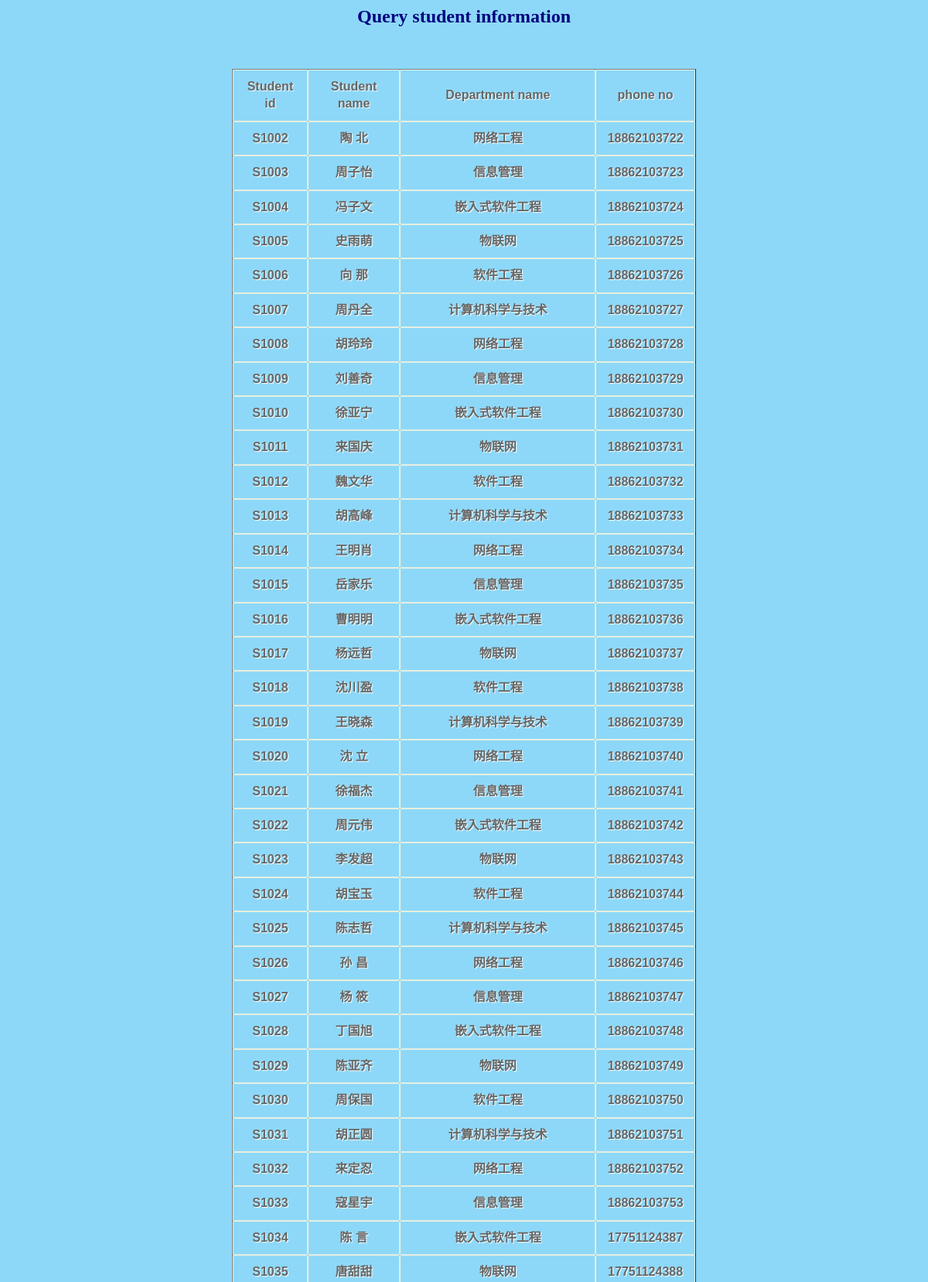
The page /admin_stu_sel (signed in, upper part) on the database its author committed.
### tables this page shows
CREATE TABLE "student" (
	 "sno" varchar(20,0) NOT NULL,
	 "sname" varchar(20,0) NOT NULL,
	 "ssex" varchar(20,0) NOT NULL,
	 "sage" integer(3,0) NOT NULL,
	 "sdept" varchar(20,0) NOT NULL,
	 "sphone" varchar(20,0),
	PRIMARY KEY("sno")
);

### StuManager.py (the view)
@app.route('/admin_stu_sel')
def admin_stu_sel():
    if not session.get('role') or session['role'] != 'admin':
        error = "You are not logged in or you are not an administrator"
        return render_template("educational_management/login.html", error=error)
    cursor = get_db()
    query = "select * from student "
    print(query)
    student_result_set = cursor.execute(query)
    data = []
    for cou in student_result_set:
        info = []
        info.append(cou[0])
        info.append(cou[1])
        info.append(cou[4])
        info.append(cou[5])
        print(info)
        data.append(info)
    return render_template('educational_management/admin_stu_sel.html', student_data=data)

### StuManager.py (called while the page is built)
def connect_db():
    conn = sqlite3.connect(app.config['DATABASE'])
    conn.row_factory = sqlite3.Row
    return conn

def get_db():
    if not hasattr(g, 'sqlite_db'):  # 未连接数据库
        g.sqlite_db = connect_db()
    return g.sqlite_db

### templates/educational_management/admin_stu_sel.html (shortened to what this page needs)
<!DOCTYPE HTML PUBLIC "-//W3C//DTD HTML 4.01 Transitional//EN">
<html>
  <head>
    <link rel="stylesheet" href="{{ url_for('static',filename='css/style.css') }}">
  </head>
  <body bgcolor="#8dd8f8">
 <div align="center"><strong><font color="#000080" size="5" face="华文楷体">Query student information<br><br><br></font></strong></div>
       <table class="table1" border="1" width="600" align="center" cellspacing="0" cellpadding="0">
       <tr><td height="25">Student id</td>
                <td height="25">Student name</td>
                <td height="25">Department name</td>
                <td height="25">phone no</td>
            </tr>
         {% for cno, cname , cdept, cphone in student_data%}
            <tr><td height="25">{{ cno }}</td>
                <td height="25">{{ cname}}</td>
                <td height="25">{{ cdept }}</td>
                <td height="25">{{ cphone }}</td>
            </tr>
         {% endfor %}
        </table>
  </body>
</html>

### static/css/style.css (style rules this page uses)
table.table1 { font-family: "Trebuchet MS", sans-serif; font-size: 16px; font-weight: bold; line-height: 1.4em; font-style: normal; border-collapse:separate; }
.table1 tbody td { padding:10px; text-align:center; border: 1px solid #E7EFE0; -moz-border-radius:2px; -webkit-border-radius:2px; border-radius:2px; color:#666; text-shadow:1px 1px 1px #fff; }

### rows shown on the page
student: sno "S1002", sname "陶 北", sdept "网络工程", sphone "18862103722"
student: sno "S1003", sname "周子怡", sdept "信息管理", sphone "18862103723"
student: sno "S1004", sname "冯子文", sdept "嵌入式软件工程", sphone "18862103724"
student: sno "S1005", sname "史雨萌", sdept "物联网", sphone "18862103725"
student: sno "S1006", sname "向 那", sdept "软件工程", sphone "18862103726"
student: sno "S1007", sname "周丹全", sdept "计算机科学与技术", sphone "18862103727"
student: sno "S1008", sname "胡玲玲", sdept "网络工程", sphone "18862103728"
student: sno "S1009", sname "刘善奇", sdept "信息管理", sphone "18862103729"
student: sno "S1010", sname "徐亚宁", sdept "嵌入式软件工程", sphone "18862103730"
student: sno "S1011", sname "来国庆", sdept "物联网", sphone "18862103731"
student: sno "S1012", sname "魏文华", sdept "软件工程", sphone "18862103732"
student: sno "S1013", sname "胡高峰", sdept "计算机科学与技术", sphone "18862103733"
student: sno "S1014", sname "王明肖", sdept "网络工程", sphone "18862103734"
student: sno "S1015", sname "岳家乐", sdept "信息管理", sphone "18862103735"
student: sno "S1016", sname "曹明明", sdept "嵌入式软件工程", sphone "18862103736"
student: sno "S1017", sname "杨远哲", sdept "物联网", sphone "18862103737"
student: sno "S1018", sname "沈川盈", sdept "软件工程", sphone "18862103738"
student: sno "S1019", sname "王晓森", sdept "计算机科学与技术", sphone "18862103739"
student: sno "S1020", sname "沈 立", sdept "网络工程", sphone "18862103740"
student: sno "S1021", sname "徐福杰", sdept "信息管理", sphone "18862103741"
student: sno "S1022", sname "周元伟", sdept "嵌入式软件工程", sphone "18862103742"
student: sno "S1023", sname "李发超", sdept "物联网", sphone "18862103743"
student: sno "S1024", sname "胡宝玉", sdept "软件工程", sphone "18862103744"
student: sno "S1025", sname "陈志哲", sdept "计算机科学与技术", sphone "18862103745"
student: sno "S1026", sname "孙 昌", sdept "网络工程", sphone "18862103746"
student: sno "S1027", sname "杨 筱", sdept "信息管理", sphone "18862103747"
student: sno "S1028", sname "丁国旭", sdept "嵌入式软件工程", sphone "18862103748"
student: sno "S1029", sname "陈亚齐", sdept "物联网", sphone "18862103749"
student: sno "S1030", sname "周保国", sdept "软件工程", sphone "18862103750"
student: sno "S1031", sname "胡正圆", sdept "计算机科学与技术", sphone "18862103751"
student: sno "S1032", sname "来定忍", sdept "网络工程", sphone "18862103752"
student: sno "S1033", sname "寇星宇", sdept "信息管理", sphone "18862103753"
student: sno "S1034", sname "陈 言", sdept "嵌入式软件工程", sphone "17751124387"
student: sno "S1035", sname "唐甜甜", sdept "物联网", sphone "17751124388"
